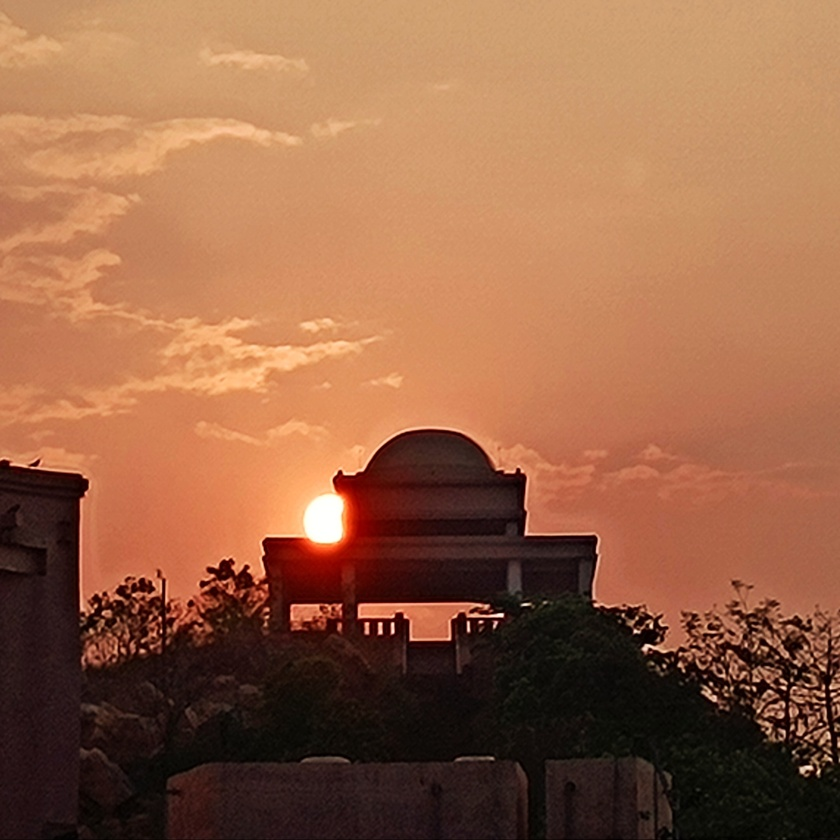
#> input picture DIY/DATA_DIY/testing1/test_img1.jpg, 840 x 840 px, shrunk from 2166 x 2166 before the run, found by its file name
$ python gay_scale.py
#> lines starting #> are read from the running program, lines starting #| are printed output that depends on the picture
import cv2
import matplotlib.pyplot as plt

image_path = r"DATA\testing1\test_img1.jpg"
noisy_image = cv2.imread(image_path, cv2.IMREAD_GRAYSCALE)
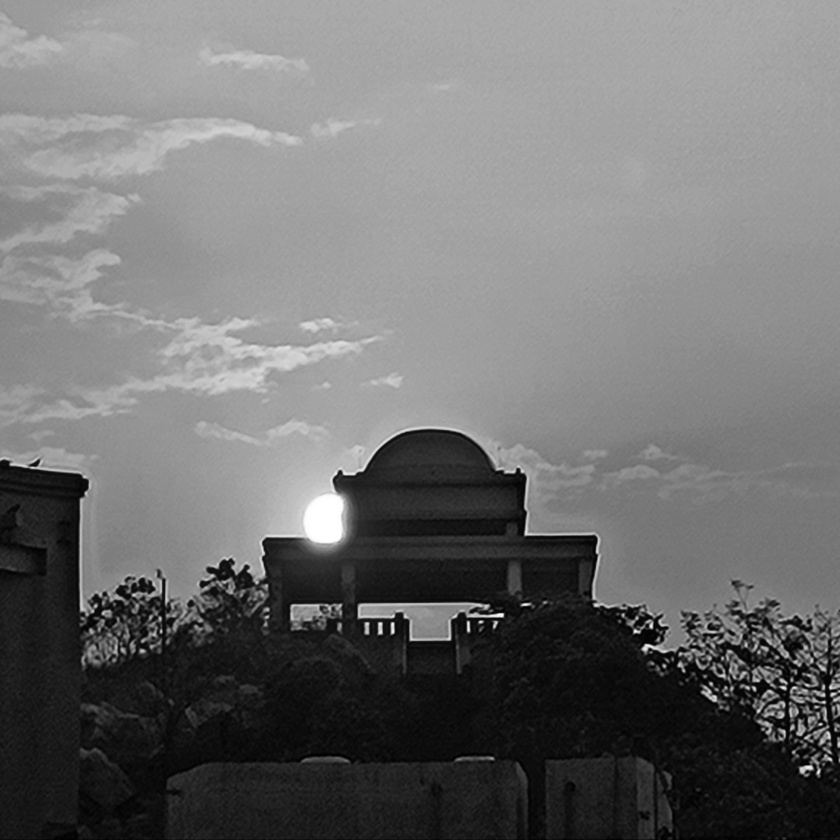
#> noisy_image: shape (840, 840); min 0, max 255, mean 111.5
plt.imshow(noisy_image)
import cv2
import matplotlib.pyplot as plt

image_path = r"DATA\testing1\test_img1.jpg"
noisy_image = cv2.imread(image_path, cv2.IMREAD_GRAYSCALE)
plt.imshow(noisy_image)
plt.show()
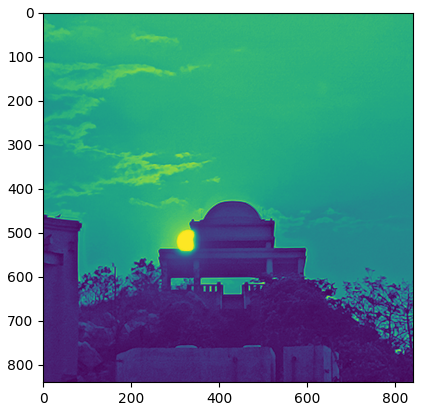
#> figure drawn by matplotlib, 1 panel
